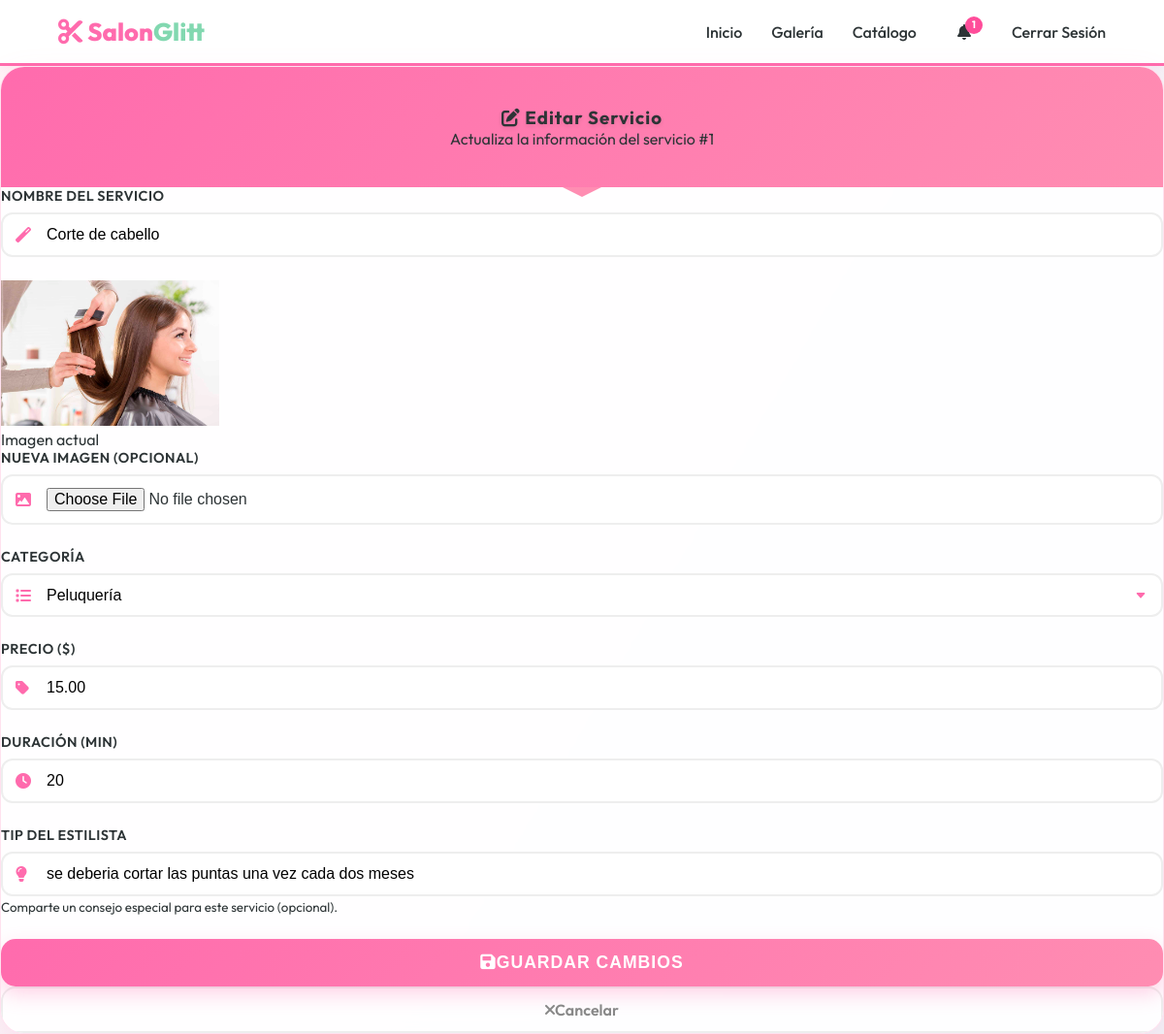
Screenshot of /Servicio/edit/1 (signed in) with the database file from the repository.
### app/models/servicios.py (models this page shows, shortened)
class Servicio(db.Model):
    __tablename__ = 'servicios'
    idservicio = db.Column(db.Integer, primary_key=True)
    nombre = db.Column(db.String(100), unique=True, nullable=False)
    precio = db.Column(db.Numeric(10, 2), nullable=False)
    duracion = db.Column(db.String(250), nullable=False)
    categoria = db.Column(db.String(50), nullable=False)
    imagen = db.Column(db.String(255), nullable=True)
    tip = db.Column(db.Text, nullable=True)
    idcitas = db.Column(db.Integer, db.ForeignKey('citas.idcitas'), nullable=True, unique=True)
    citas = db.relationship('Citas', back_populates='servicios')
    productos = db.relationship('Productos', secondary=servicio_productos, backref='servicios')

### app/routes/servicios_route.py (the view, shortened to what this page needs)
@bp.route('/edit/<int:id>', methods=['GET', 'POST'])
@login_required
def edit(id):
    servicio = Servicio.query.get_or_404(id)
    return render_template('servicio/edit.html', servicio=servicio)

### app/templates/servicio/edit.html (shortened to what this page needs)
{% extends "base.html" %}
{% block body_class %}servicios-page{% endblock %}
{% block extra_css %}
<link rel="stylesheet" href="{{ url_for('static', filename='css/servicios.css') }}">
{% endblock %}
{% block content %}
<div class="container mt-5 mb-5">
    <div class="row justify-content-center">
        <div class="col-md-7 col-lg-6">
            <div class="premium-form-card animate-fade-in">
                <div class="premium-header text-white">
                    <h3 class="text-capitalize">
                        <i class="fas fa-edit me-2"></i>
                        Editar Servicio
                    </h3>
                    <p class="mb-0 opacity-75">Actualiza la información del servicio #{{ servicio.idservicio }}</p>
                </div>
                <div class="card-body p-5">
                    <form action="{{ url_for('servicio.edit', id=servicio.idservicio) }}" method="POST" enctype="multipart/form-data">
                        <div class="custom-input-group">
                            <label for="nombre">Nombre del Servicio</label>
                            <div class="input-icon-wrapper">
                                <i class="fas fa-magic"></i>
                                <input type="text" id="nombre" name="nombre" class="custom-input input-with-icon"
                                       value="{{ servicio.nombre }}" placeholder="Ej. Corte de Cabello Premium" required autofocus>
                            </div>
                        </div>
                        {% if servicio.imagen %}
                        <div class="mb-3 text-center">
                            <img src="{{ url_for('static', filename='uploads/servicios/' + servicio.imagen) }}"
                                 alt="Imagen actual" class="img-thumbnail" style="max-height: 150px;">
                            <p class="small text-muted">Imagen actual</p>
                        </div>
                        {% endif %}
                        <div class="custom-input-group">
                            <label for="imagen">Nueva Imagen (Opcional)</label>
                            <div class="input-icon-wrapper">
                                <i class="fas fa-image"></i>
                                <input type="file" id="imagen" name="imagen" class="custom-input input-with-icon" accept="image/*">
                            </div>
                        </div>
                        <div class="custom-input-group">
                            <label for="categoria">Categoría</label>
                            <div class="input-icon-wrapper">
                                <i class="fas fa-list"></i>
                                <select id="categoria" name="categoria" class="custom-input input-with-icon" required>
                                    <option value="peluqueria" {% if servicio.categoria == 'peluqueria' %}selected{% endif %}>Peluquería</option>
                                </select>
                            </div>
                        </div>
                        <div class="row">
                        <div class="col-md-6">
                            <div class="custom-input-group">
                                <label for="precio">Precio ($)</label>
                                <div class="input-icon-wrapper">
                                    <i class="fas fa-tag"></i>
                                    <input type="number" step="0.01" id="precio" name="precio"
                                           class="custom-input input-with-icon" value="{{ servicio.precio }}" placeholder="0.00" required>
                                </div>
                            </div>
                        </div>
                        <div class="col-md-6">
                            <div class="custom-input-group">
                                <label for="duracion">Duración (min)</label>
                                <div class="input-icon-wrapper">
                                    <i class="fas fa-clock"></i>
                                    <input type="number" id="duracion" name="duracion"
                                           class="custom-input input-with-icon" value="{{ servicio.duracion }}" placeholder="30" required>
                                </div>
                            </div>
                        </div>
                        <div class="col-12">
                            <div class="custom-input-group">
                                <label for="tip">Tip del estilista</label>
                                <div class="input-icon-wrapper">
                                    <i class="fas fa-lightbulb"></i>
                                    <input type="text" id="tip" name="tip" class="custom-input input-with-icon" value="{{ servicio.tip }}" placeholder="Ej. Usa termoprotector antes del calor">
                                </div>
                                <small class="text-muted">Comparte un consejo especial para este servicio (opcional).</small>
                            </div>
                        </div>
                        </div>
                        <div class="d-grid gap-3 mt-4">
                            <button type="submit" class="btn-premium-save">
                                <i class="fas fa-save me-2"></i>Guardar Cambios
                            </button>
                            <a href="{{ url_for('servicio.index') }}" class="btn-premium-cancel">
                                <i class="fas fa-times me-2"></i>Cancelar
                            </a>
                        </div>
                    </form>
                </div>
            </div>
        </div>
    </div>
</div>
{% endblock %}

### app/static/css/style.css (style rules this page uses)
:root { --primary-color: #ff6bad; --secondary-color: #f8a5c2; --accent-color: #82d8b0; --dark-text: #2d3436; --light-bg: #fff5f8; --white: #ffffff; }
* { margin: 0; padding: 0; box-sizing: border-box; }
html, body { height: 100%; font-family: 'Segoe UI', Tahoma, Geneva, Verdana, sans-serif; background-color: var(--light-bg); color: var(--dark-text); }

### app/static/css/servicios.css (style rules this page uses)
:root { --primary-gradient: linear-gradient(135deg, #ff6bad 0%, #ff8db2 100%); --secondary-gradient: linear-gradient(135deg, #82d8b0 0%, #a2e8c0 100%); --gold-accent: #d4af37; --dark-text: #2d3436; --glass-bg: rgba(255, 255, 255, 0.9); --glass-border: rgba(255, 107, 173, 0.2); --shadow-soft: 0 10px 30px rgba(0, 0, 0, 0.05); --shadow-premium: 0 15px 35px rgba(255, 107, 173, 0.15); }
body.servicios-page { background: linear-gradient(120deg, #fff5f8 0%, #f0f4f8 100%); min-height: 100vh; font-family: 'Outfit', 'Segoe UI', sans-serif; }
.premium-form-card { background: var(--glass-bg); backdrop-filter: blur(10px); border: 1px solid var(--glass-border); border-radius: 25px; box-shadow: var(--shadow-premium); overflow: hidden; transition: transform 0.3s ease, box-shadow 0.3s ease; }
.premium-header { background: var(--primary-gradient); padding: 2.5rem 1rem; text-align: center; position: relative; }
.premium-header h3 { font-weight: 700; letter-spacing: 1px; text-shadow: 0 2px 4px rgba(0,0,0,0.1); margin: 0; }
.premium-header::after { content: ''; position: absolute; bottom: -10px; left: 50%; transform: translateX(-50%); border-left: 20px solid transparent; border-right: 20px solid transparent; border-top: 10px solid #ff8db2; }
.custom-input-group { position: relative; margin-bottom: 1.5rem; }
.custom-input-group label { display: block; font-weight: 600; margin-bottom: 0.5rem; color: var(--dark-text); font-size: 0.9rem; text-transform: uppercase; letter-spacing: 0.5px; }
.custom-input { width: 100%; padding: 12px 16px; border: 2px solid #eee; border-radius: 12px; background: white; transition: all 0.3s ease; font-size: 1rem; appearance: none; }
select.custom-input { cursor: pointer; background-repeat: no-repeat; background-position: calc(100% - 15px) center; padding-right: 40px; }
.input-icon-wrapper { position: relative; }
.input-icon-wrapper i { position: absolute; left: 15px; top: 50%; transform: translateY(-50%); color: #ff6bad; z-index: 5; }
.input-with-icon { padding-left: 45px !important; }
.btn-premium-save { background: var(--primary-gradient); border: none; border-radius: 15px; padding: 14px; color: white; font-weight: 700; font-size: 1.1rem; text-transform: uppercase; letter-spacing: 1px; transition: all 0.3s ease; box-shadow: 0 8px 20px rgba(255, 107, 173, 0.3); cursor: pointer; width: 100%; }
.btn-premium-cancel { background: transparent; border: 2px solid #eee; border-radius: 15px; padding: 12px; color: #888; font-weight: 600; text-decoration: none; text-align: center; transition: all 0.3s ease; display: block; }
.animate-fade-in { animation: fadeInUp 0.6s ease-out forwards; }

### rows the page displays
Servicio: idservicio "1", nombre "Corte de cabello", imagen (picture), categoria "Peluquería", precio "15.00", duracion "20", tip "se deberia cortar las puntas una vez cada dos meses"

### other values shown
{{ no_leidas|length }} "1"
